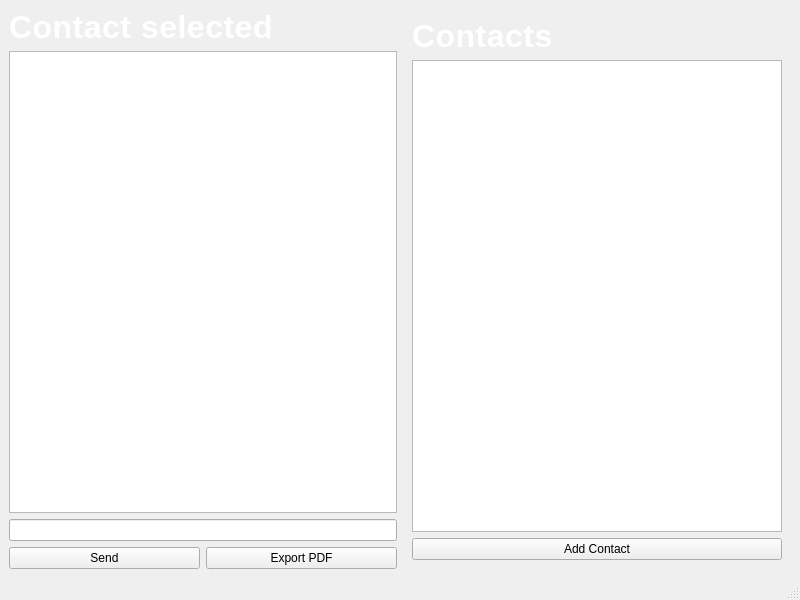
<?xml version="1.0" encoding="UTF-8"?>
<ui version="4.0">
 <class>Messenger_Main</class>
 <widget class="QMainWindow" name="Messenger_Main">
  <property name="geometry">
   <rect>
    <x>0</x>
    <y>0</y>
    <width>800</width>
    <height>600</height>
   </rect>
  </property>
  <property name="windowTitle">
   <string>MainWindow</string>
  </property>
  <widget class="QWidget" name="centralwidget">
   <layout class="QHBoxLayout" name="horizontalLayout">
    <item>
     <layout class="QVBoxLayout" name="verticalLayout_6">
      <item>
       <layout class="QVBoxLayout" name="verticalLayout_8">
        <item>
         <widget class="QLabel" name="label_Contact_Selected">
          <property name="styleSheet">
           <string notr="true">font-size: 32px;
 font-weight: 500;
    line-height: 42px;
    text-align: center;
    color: #ffffff;
    letter-spacing: 0.5px;</string>
          </property>
          <property name="text">
           <string>Contact selected</string>
          </property>
         </widget>
        </item>
       </layout>
      </item>
      <item>
       <widget class="QListWidget" name="listWidget_Messages"/>
      </item>
      <item>
       <widget class="QLineEdit" name="lineEdit_message_to_send"/>
      </item>
      <item>
       <layout class="QHBoxLayout" name="horizontalLayout_4">
        <item>
         <widget class="QPushButton" name="pushButton_Send_Message">
          <property name="text">
           <string>Send</string>
          </property>
         </widget>
        </item>
        <item>
         <widget class="QPushButton" name="pushButton_Export_PDF">
          <property name="text">
           <string>Export PDF</string>
          </property>
         </widget>
        </item>
       </layout>
      </item>
     </layout>
    </item>
    <item>
     <widget class="QWidget" name="widget" native="true">
      <layout class="QVBoxLayout" name="verticalLayout_7">
       <item>
        <widget class="QLabel" name="label_2">
         <property name="styleSheet">
          <string notr="true">font-size: 32px;
 font-weight: 500;
    line-height: 42px;
    text-align: center;
    color: #ffffff;
    letter-spacing: 0.5px;</string>
         </property>
         <property name="text">
          <string>Contacts</string>
         </property>
        </widget>
       </item>
       <item>
        <widget class="QListWidget" name="listWidget_Contacts"/>
       </item>
       <item>
        <layout class="QHBoxLayout" name="horizontalLayout_5">
         <item>
          <widget class="QPushButton" name="pushButton_Add_Contact">
           <property name="text">
            <string>Add Contact</string>
           </property>
          </widget>
         </item>
        </layout>
       </item>
      </layout>
     </widget>
    </item>
   </layout>
  </widget>
  <widget class="QStatusBar" name="statusbar"/>
 </widget>
 <resources/>
 <connections/>
</ui>
